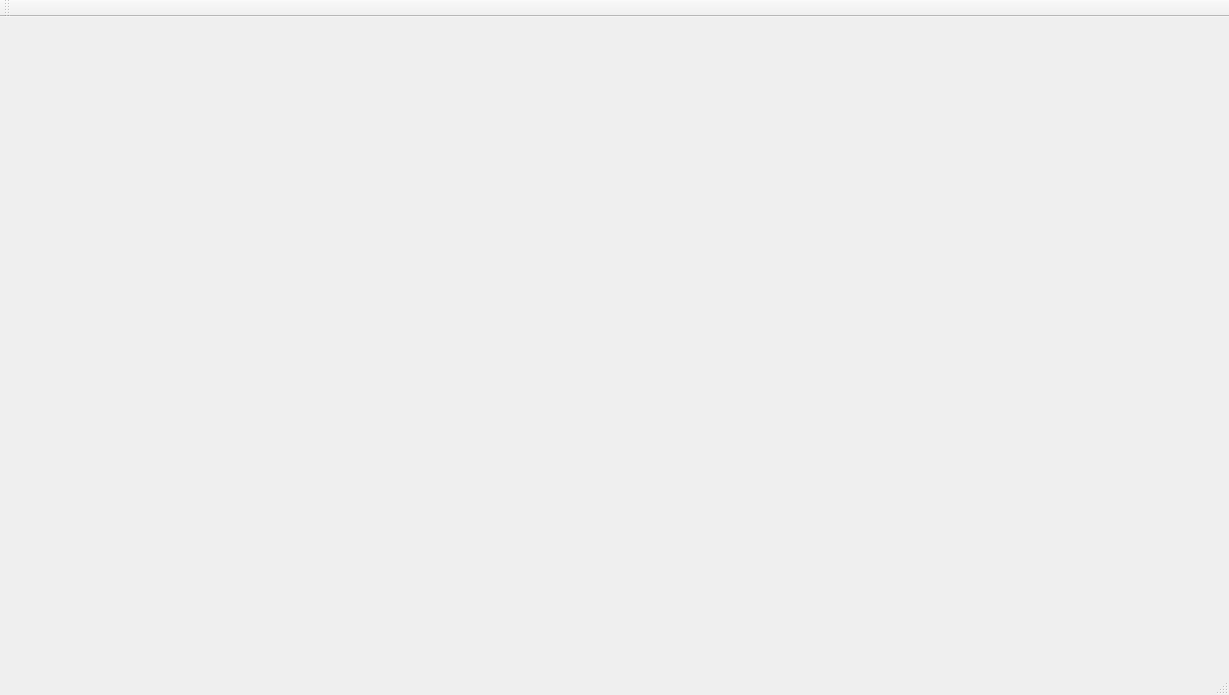
<?xml version="1.0" encoding="UTF-8"?>
<ui version="4.0">
 <class>MainWindow</class>
 <widget class="QMainWindow" name="MainWindow">
  <property name="geometry">
   <rect>
    <x>0</x>
    <y>0</y>
    <width>1229</width>
    <height>695</height>
   </rect>
  </property>
  <property name="windowTitle">
   <string>五子棋</string>
  </property>
  <widget class="QWidget" name="centralWidget"/>
  <widget class="QMenuBar" name="menuBar">
   <property name="geometry">
    <rect>
     <x>0</x>
     <y>0</y>
     <width>1229</width>
     <height>23</height>
    </rect>
   </property>
  </widget>
  <widget class="QToolBar" name="mainToolBar">
   <attribute name="toolBarArea">
    <enum>TopToolBarArea</enum>
   </attribute>
   <attribute name="toolBarBreak">
    <bool>false</bool>
   </attribute>
  </widget>
  <widget class="QStatusBar" name="statusBar"/>
 </widget>
 <layoutdefault spacing="6" margin="11"/>
 <resources/>
 <connections/>
</ui>
